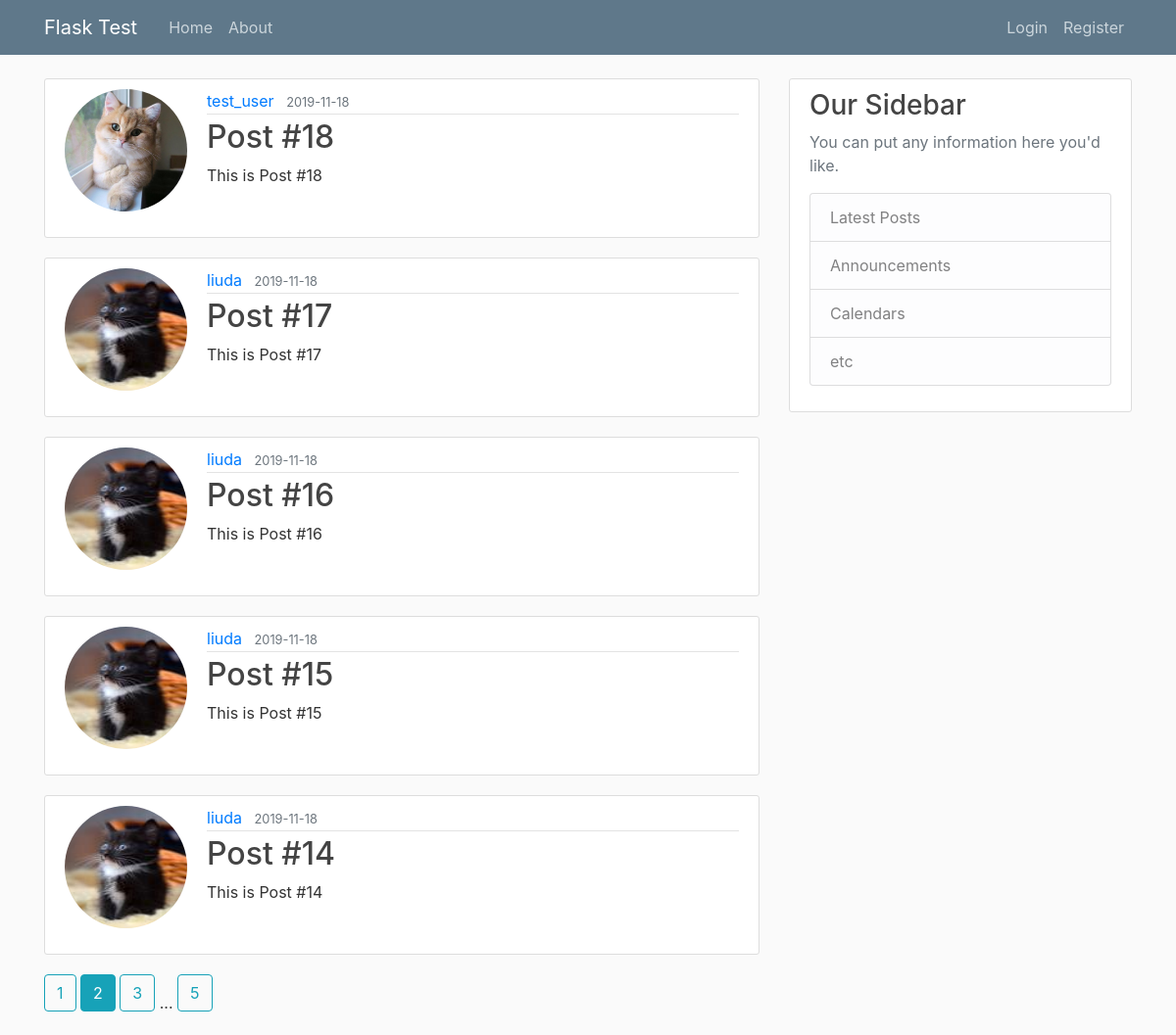
The page /home?page=2 on the database its author committed.
### flaskblog/models.py (models this page shows, shortened)
class Post(db.Model):
	id = db.Column(db.Integer, primary_key=True)
	title = db.Column(db.String(100), nullable=False)
	date_posted = db.Column(db.DateTime, nullable=False, default=datetime.utcnow)
	content = db.Column(db.Text, nullable=False)
	user_id = db.Column(db.Integer, db.ForeignKey('user.id'), nullable=False)

class User(db.Model, UserMixin):
	id = db.Column(db. Integer, primary_key=True)
	username = db.Column(db.String(20), unique=True, nullable=False)
	email = db.Column(db.String(120), unique=True, nullable=False)
	image_file = db.Column(db.String(20), nullable=False, default='default.jpg')
	password = db.Column(db.String(60), nullable=False)
	posts = db.relationship( 'Post', backref='author', lazy=True)
	about_me = db.Column(db.String(140))
	last_seen = db.Column(db.DateTime, default=datetime.utcnow)
	admin = db.Column(db.Boolean())
	notes = db.Column(db.UnicodeText)
	followed = db.relationship(
        'User', secondary=followers,
        primaryjoin=(followers.c.follower_id == id),
        secondaryjoin=(followers.c.followed_id == id),
        backref=db.backref('followers', lazy='dynamic'), lazy='dynamic')

### flaskblog/routes.py (the view)
@app.route("/")
@app.route("/home")
def home():
	page = request.args.get('page', 1, type=int)
	posts = Post.query.order_by(Post.date_posted.desc()).paginate(page=page, per_page=5)
	return render_template('home.html', posts=posts)

### flaskblog/routes.py (called while the page is built)
@app.before_request
def before_request():
    if current_user.is_authenticated:
        current_user.last_seen = datetime.utcnow()
        db.session.commit()

### flaskblog/templates/home.html
{% extends "layout.html" %}
{% block content %}
    {% for post in posts.items %}
        <article class="media content-section">
          <img class="rounded-circle account-img" src="{{ url_for('static', filename='profile_pics/' + post.author.image_file) }}">
          <div class="media-body">
            <div class="article-metadata">
              <a class="mr-2" href="#">{{ post.author.username }}</a>
              <small class="text-muted">{{ post.date_posted.strftime('%Y-%m-%d') }}</small>
            </div>
            <h2><a class="article-title" href="{{ url_for('post', post_id=post.id) }}">{{ post.title }}</a></h2>
            <p class="article-content">{{ post.content }}</p>
          </div>
        </article>
    {% endfor %}
    {% for page_num in posts.iter_pages(left_edge=1, right_edge=1, left_current=1, right_current=2) %}
      {% if page_num %}
        {% if posts.page == page_num %}
          <a class="btn btn-info mb-4" href="{{ url_for('home', page=page_num) }}">{{ page_num }}</a>
        {% else %}
          <a class="btn btn-outline-info mb-4" href="{{ url_for('home', page=page_num) }}">{{ page_num }}</a>
        {% endif %}
      {% else %}
        ...
      {% endif %}
    {% endfor %}
{% endblock content %}

### flaskblog/static/main.css (style rules this page uses)
body { background: #fafafa; color: #333333; margin-top: 5rem; }
h1, h2, h3, h4, h5, h6 { color: #444444; }
.content-section { background: #ffffff; padding: 10px 20px; border: 1px solid #dddddd; border-radius: 3px; margin-bottom: 20px; }
.article-title { color: #444444; }
.article-content { white-space: pre-line; }
.article-metadata { padding-bottom: 1px; margin-bottom: 4px; border-bottom: 1px solid #e3e3e3 }
.account-img { height: 125px; width: 125px; margin-right: 20px; margin-bottom: 16px; }

### rows shown on the page
Post: image_file (placeholder picture), author.username "test_user", date_posted "2019-11-18", title "Post #18", content "This is Post #18"
Post: image_file (picture), author.username "liuda", date_posted "2019-11-18", title "Post #17", content "This is Post #17"
Post: image_file (picture), author.username "liuda", date_posted "2019-11-18", title "Post #16", content "This is Post #16"
Post: image_file (picture), author.username "liuda", date_posted "2019-11-18", title "Post #15", content "This is Post #15"
Post: image_file (picture), author.username "liuda", date_posted "2019-11-18", title "Post #14", content "This is Post #14"

### other values the page prints
{{ page_num }} "1" "3" "5"
{{ page_num }} "2"
